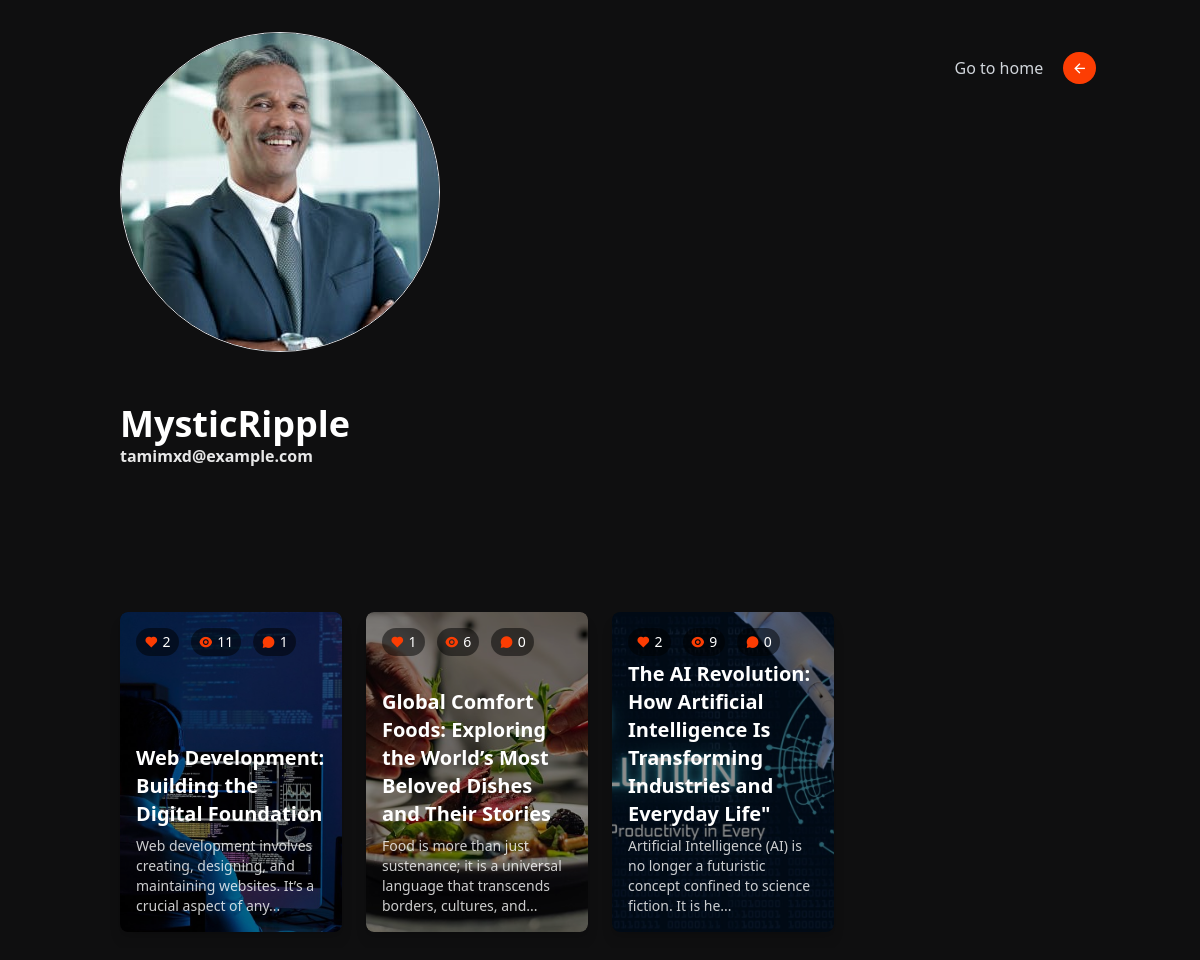
Page /user/3/ (signed in) on the committed database.
### blog/models.py (models this page shows, shortened)
class Profile(models.Model):
    user = models.OneToOneField(User, on_delete=models.CASCADE)
    bio = models.TextField(blank=True, null=True)
    profile_picture = models.ImageField(
        upload_to=blogger_name_dict,
        default="defaults/user-icon.png",
        blank=True,
        null=True
    )
    created_at = models.DateTimeField(auto_now_add=True)

class Post(models.Model):
    user = models.ForeignKey(User, on_delete=models.CASCADE)
    category = models.ForeignKey(Category, on_delete=models.CASCADE, related_name="posts")
    title = models.CharField(max_length=255)
    image = models.ImageField(upload_to="post_images/")
    description = models.TextField()
    created_date = models.DateField(default=now)
    created_time = models.TimeField(default=now)
    view_count = models.PositiveIntegerField(default=0)
    def like_count(self):
        return self.likes.count()

### blog/views.py (the view)
# urls.py: path("user/<int:user_id>/", user_posts, name="user_posts"),
@login_required
def user_posts(request, user_id):
    user = get_object_or_404(User, id=user_id)
    posts = Post.objects.filter(user=user).order_by("-created_date")
    return render(request, "blog/user_posts.html", {"user": user, "posts": posts})

### blog/templates/blog/user_posts.html (shortened to what this page needs)
<!DOCTYPE html>
<html lang="en">
<head>
    <link href="https://cdnjs.cloudflare.com/ajax/libs/font-awesome/6.0.0-beta3/css/all.min.css" rel="stylesheet">
    <script src="https://cdn.tailwindcss.com"></script>
    <link href="https://cdn.jsdelivr.net/npm/daisyui@4.12.23/dist/full.min.css" rel="stylesheet" type="text/css" />
    <link rel="stylesheet" href="https://cdn.jsdelivr.net/npm/remixicon/fonts/remixicon.css">
</head>
<body class="bg-[#0f0f10]">
    <div class="container mx-auto p-4 min-h-screen">
        <div class="flex justify-between w-full">
            <div class="flex flex-col gap-3 p-4">
                {% if user.profile.profile_picture %}
                    <img src="{{ user.profile.profile_picture.url }}" alt="{{ user.username }}" class="w-80 h-80 rounded-full object-cover border">
                {% else %}
                    <div class="w-10 h-10 rounded-full bg-gray-300 flex items-center justify-center text-gray-600">?</div>
                {% endif %}
                <div class="mt-10">
                    <p class="text-4xl font-semibold text-white">{{ user.username }}</p>
                    <p class="font-semibold text-white/90">{{ user.email }}</p>
                </div>
            </div>
             <div class="pt-10">
                <a href="{% url 'home_page' %}" class="text-gray-300">Go to home  <i class="ri-arrow-left-line text-white p-2 bg-[#fc3d03] rounded-full ml-4"></i></a href="url 'home_page">
             </div>
        </div>
        <div class="relative w-full overflow-hidden">
            <div id="slider-container" class="grid grid-cols-1 sm:grid-cols-2 md:grid-cols-3 lg:grid-cols-4 gap-6 p-4 mt-28">
                {% for post in posts %}
                <a href="{% url 'post_details' post.id %}" class="block w-full transform transition-transform duration-300 hover:scale-105">
                    <div class="relative w-full rounded-lg overflow-hidden shadow-lg group">
                        <img src="{{ post.image.url }}" alt="{{ post.title }}" class="w-full h-64 md:h-80 object-cover rounded-lg">
                        <div class="absolute inset-0 bg-black/45 opacity-100 group-hover:opacity-0 transition-opacity duration-500"></div>
                        <div class="absolute inset-0 flex flex-col justify-end p-4 opacity-100 group-hover:opacity-0 transition-opacity duration-500">
                            <span class="text-white text-xl font-bold">{{ post.title }}</span>
                            <p class="text-white/80 text-sm mt-2">{{ post.description|slice:":100" }}...</p>
                        </div>
                        <div class="absolute top-4 left-4 flex gap-3 text-white">
                            <span class="flex items-center gap-1 text-sm bg-black/50 px-2 py-1 rounded-full">
                                <i class="ri-heart-fill text-[#fc3d03]"></i>{{ post.like_count }}
                            </span>
                            <span class="flex items-center gap-1 text-sm bg-black/50 px-2 py-1 rounded-full">
                                <i class="ri-eye-fill text-[#fc3d03]"></i>{{ post.view_count }}
                            </span>
                            <span class="flex items-center gap-1 text-sm bg-black/50 px-2 py-1 rounded-full">
                                <i class="ri-chat-3-fill text-[#fc3d03]"></i>{{ post.comments.count }}
                            </span>
                        </div>
                    </div>
                </a>
                {% endfor %}
            </div>
        </div>
    </div>
</body>
</html>

### rows in the picture
Post: image (picture), title "Web Development: Building the Digital Foundation", description "Web development involves creating, designing, and maintaining websites. It’s a crucial aspect of any", like_count "2", view_count "11", comments.count "1"
Post: image (picture), title "Global Comfort Foods: Exploring the World’s Most Beloved Dishes and Their Stories", description "Food is more than just sustenance; it is a universal language that transcends borders, cultures, and", like_count "1", view_count "6", comments.count "0"
Post: image (picture), title "The AI Revolution: How Artificial Intelligence Is Transforming Industries and Everyday Life\"", description "Artificial Intelligence (AI) is no longer a futuristic concept confined to science fiction. It is he", like_count "2", view_count "9", comments.count "0"

### other values in the picture
{{ user.username }} "MysticRipple"
{{ user.email }} "tamimxd@example.com"
